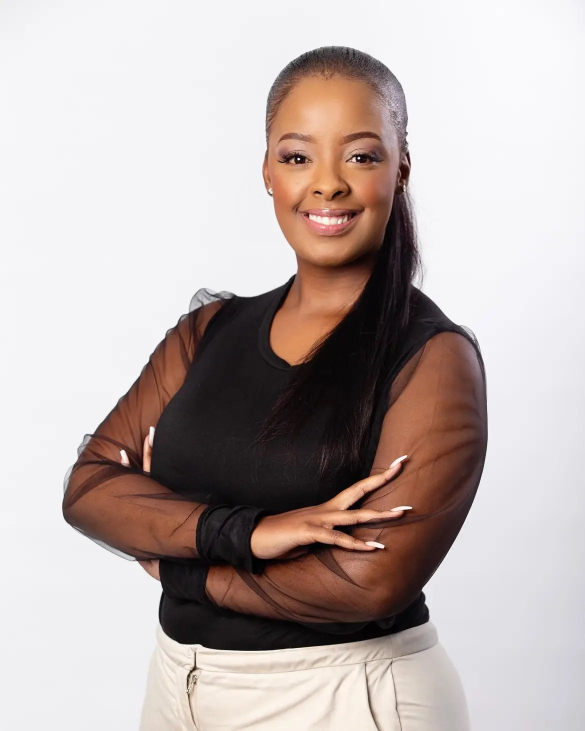
#> input picture assets/src/portrait-original.jpg, 1170 x 1462 px (shown at 1/2 size)
$ python make_animations.py
#> lines starting #> are read from the running program, lines starting #| are printed output that depends on the picture; after the words box and inside, x2 and y2 are one past the last pixel; in counts of white or black regions, pixels touching at a corner belong together
#!/usr/bin/env python3
"""Render the signature's animated GIFs from the source images in assets/src/.

Email clients don't run CSS animation or JavaScript, so motion comes from
animated GIFs. Classic Outlook for Windows shows only the first frame, so the
first frame of every GIF is a finished still.

Outputs (assets/):
  portrait-live.gif   124px  light arc orbiting the portrait ring
  logo-live.gif        60px  NP monogram with a slow light sheen
  rule-live.gif        44px  slate rule with a glint travelling along it
  whatsapp-live.gif    18px  WhatsApp icon with a soft ripple
"""
import math
from pathlib import Path

import numpy as np
from PIL import Image, ImageDraw, ImageFilter

ROOT = Path(__file__).resolve().parent.parent
SRC, OUT = ROOT / "assets" / "src", ROOT / "assets"

CHARCOAL = np.array([27, 30, 35], float)
TAUPE = np.array([207, 199, 196], float)      # panel B, brand taupe #CFC7C4
RING = np.array([205, 195, 185], float)
SLATE = np.array([115, 126, 141], float)      # brand slate #737E8D
WHITE = np.array([255, 255, 255], float)
GREEN = np.array([31, 138, 91], float)
SS = 4  # supersampling factor


def save_gif(frames, path, durations, loop=0, keys=()):
    """Quantise every frame against one shared palette so nothing flickers, then
    store each later frame as a delta: unchanged pixels become transparent, so a
    small moving highlight costs a few KB per frame instead of a full photo."""
    h = frames[0].height
    picks = frames[:: max(1, len(frames) // 6)][:6]
    sample = Image.new("RGB", (frames[0].width, h * len(picks)))
    for i, f in enumerate(picks):
        sample.paste(f.convert("RGB"), (0, i * h))
    pal = sample.quantize(colors=255, method=Image.Quantize.MEDIANCUT)
    pv = np.array(pal.getpalette()[: 255 * 3], float).reshape(-1, 3)
    # Pin exact panel colours so the GIF's background matches the table cell.
    for k in keys:
        pv[np.argmin(((pv - k) ** 2).sum(1))] = k
    pv = np.unique(pv.round(), axis=0)               # no duplicate entries
    lut = np.zeros((256, 3), np.uint8); lut[: len(pv)] = pv
    palette = lut.flatten().tolist()

    def to_index(f):                                  # exact nearest colour
        rgb = np.asarray(f.convert("RGB")).reshape(-1, 3)
        cols, inv = np.unique(rgb, axis=0, return_inverse=True)
        d = ((cols[:, None, :].astype(float) - pv[None]) ** 2).sum(-1)
        return d.argmin(1)[inv.ravel()].reshape(f.height, f.width).astype(np.uint8)

    q = [to_index(f) for f in frames]
    same = lambda a, b: np.array_equal(lut[a], lut[b])
    durs = list(durations) if isinstance(durations, (list, tuple)) else [durations] * len(q)
    # Merge frames identical to the previous one (Pillow would drop them anyway).
    keep_q, keep_d = [q[0]], [durs[0]]
    for cur, d in zip(q[1:], durs[1:]):
        if same(cur, keep_q[-1]):
            keep_d[-1] += d
        else:
            keep_q.append(cur); keep_d.append(d)
    q, durations = keep_q, keep_d
    TR = 255
    out = []
    for i, cur in enumerate(q):
        fr = cur.copy()
        if i:
            fr[(lut[cur] == lut[q[i - 1]]).all(-1)] = TR
        im = Image.fromarray(fr.astype(np.uint8), "P")
        im.putpalette(palette)
        out.append(im)
    out[0].save(path, save_all=True, append_images=out[1:], duration=durations, loop=loop,
                optimize=False, disposal=1, transparency=TR)
    # verify: every decoded frame must equal its quantised source frame
    chk = Image.open(path)
    for i, cur in enumerate(q):
        chk.seek(i)
        if not np.array_equal(np.asarray(chk.convert("RGB")), lut[cur]):
            raise SystemExit(f"{path.name}: frame {i} does not decode as rendered")
    print(f"{path.name}: {len(q)} frames, {path.stat().st_size/1024:.1f} KB")


def smooth(x):
    x = min(max(x, 0.0), 1.0)
    return x * x * (3 - 2 * x)


# ---------------------------------------------------------------- portrait
def portrait():
    D = 248                     # 2x of 124px display
    N = D * SS
    im = Image.open(SRC / "portrait-original.jpg").convert("RGB")
#> im is the input picture: PIL image 1170x1462 RGB; mean R, G, B 188.3, 176.5, 173.7
    cx, cy, s = 655, 460, 720
    photo = im.crop((cx - s // 2, cy - s // 2, cx + s // 2, cy + s // 2)).resize((N, N), Image.LANCZOS)
    rw, gap = 4 * SS, 7 * SS
    mask = Image.new("L", (N, N), 0)
#> mask: PIL image 992x992 L; every value is 0
    ImageDraw.Draw(mask).ellipse((rw + gap, rw + gap, N - 1 - rw - gap, N - 1 - rw - gap), fill=255)
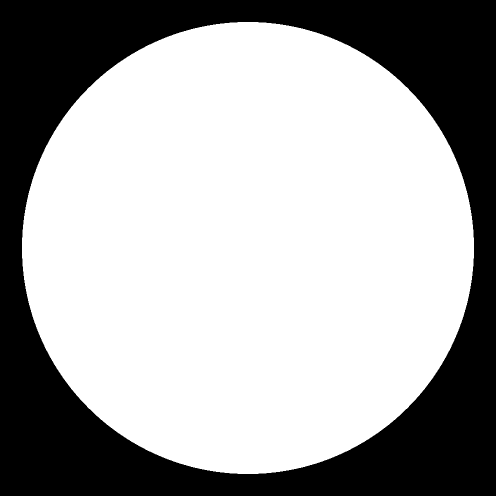
#> mask: PIL image 992x992 L (shown at 1/2 size); 65.2% white; 1 black region, box (x1, y1, x2, y2) and area: (0, 0, 992, 992) 342384

    yy, xx = np.mgrid[0:N, 0:N]
    r = np.hypot(xx - N / 2, yy - N / 2)
    ang = (np.degrees(np.arctan2(yy - N / 2, xx - N / 2)) + 360) % 360
    ring = np.clip(1 - np.abs(r - (N / 2 - rw / 2 - 1)) / (rw / 2 + 1), 0, 1)  # anti-aliased band

    base = Image.new("RGB", (N, N), tuple(CHARCOAL.astype(int)))
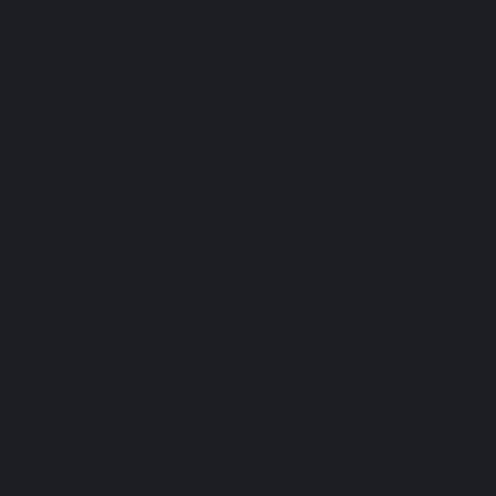
#> base: PIL image 992x992 RGB (shown at 1/2 size); mean R, G, B 27, 30, 35
    base.paste(photo, (0, 0), mask)
    base_np = np.asarray(base, float)

    photo_m = np.asarray(mask, float)[..., None] / 255
    frames = []
    n = 30
    for i in range(n):
        head = (300 + i * 360 / n) % 360            # starts top-right, clockwise
        behind = (head - ang) % 360                 # degrees behind the head
        tail = np.clip(1 - behind / 140, 0, 1) ** 1.8
        lit = RING + (WHITE - RING) * tail[..., None]
        alpha = ring * (0.5 + 0.5 * tail)
        out = base_np * (1 - alpha[..., None]) + lit * alpha[..., None]
        # soft glow that spills into the dark gap, never over the photo
        g = Image.fromarray((ring * tail * 255).astype(np.uint8)).filter(ImageFilter.GaussianBlur(4 * SS))
        glow = np.asarray(g, float)[..., None] / 255 * 1.6 * (1 - photo_m)
        out = out + (WHITE - out) * np.clip(glow, 0, 0.7)
        frames.append(Image.fromarray(out.astype(np.uint8)).resize((D, D), Image.LANCZOS))
#> this loop made 30 passes
#> pass 1, in portrait, `g = Image.fromarray((ring * tail * 255).astype(np.uint8)).filter(Image..`:
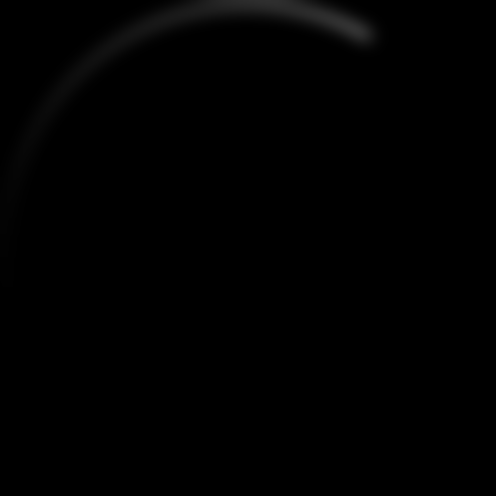
#> g: PIL image 992x992 L (shown at 1/2 size); min 0, max 50, mean 0.9
#> after the loop:
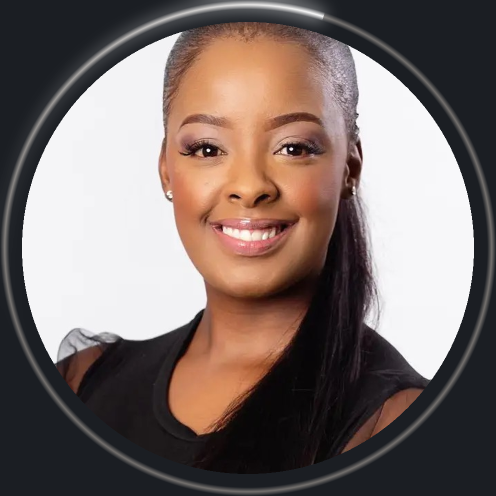
#> out: shape (992, 992, 3) float64 (shown at 1/2 size); mean R, G, B 123.1, 109.7, 105.8
#> after the loop, frames = 30 items
    save_gif(frames, OUT / "portrait-live.gif", 110, keys=[CHARCOAL])
#> in save_gif, `picks = frames[:: max(1, len(frames) // 6)][:6]`: picks = 6 items
#> in save_gif, `sample = Image.new("RGB", (frames[0].width, h * len(picks)))`: sample: PIL image 248x1488 RGB; every value is 0
#> the loop in save_gif, `for i, f in enumerate(picks):` made 6 passes
#> after the loop in save_gif, `for i, f in enumerate(picks):`:
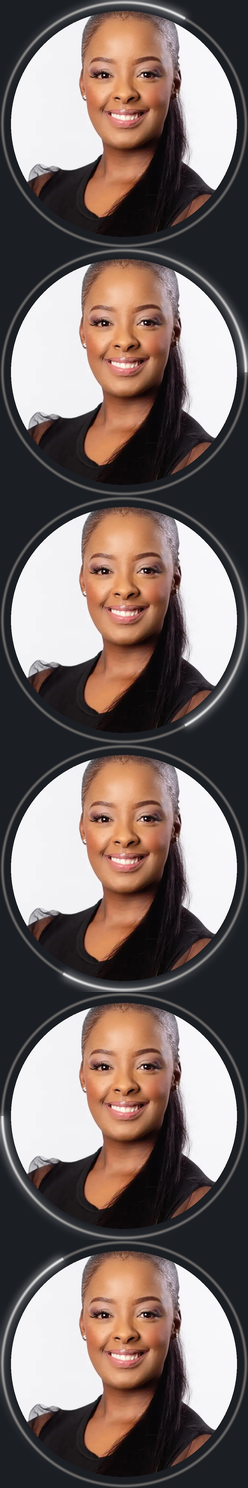
#> sample: PIL image 248x1488 RGB; mean R, G, B 123.1, 109.7, 105.8
#> in save_gif, `pv = np.array(pal.getpalette()[: 255 * 3], float).reshape(-1, 3)`: pv = 255 rows, first 8: [255, 255, 255], [251, 251, 252], [251, 248, 251], [248, 248, 253], [248, 248, 250], [248, 248, 249], [247, 248, 249], [250, 247, 249]
#> the loop in save_gif, `for k in keys:` made 1 pass
#> k on pass 1: [27, 30, 35]
#> in save_gif, `pv = np.unique(pv.round(), axis=0)`: pv = 255 rows, first 8: [7, 5, 7], [7, 6, 9], [8, 6, 5], [8, 6, 7], [8, 6, 9], [8, 7, 6], [8, 7, 9], [8, 8, 8]
#> in to_index (call 28), `return d.argmin(1)[inv.ravel()].reshape(f.height, f.width).astype(np.u..`:
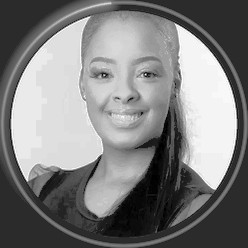
#> returned value: shape (248, 248); min 0, max 254, mean 127.2
#> in save_gif, `q = [to_index(f) for f in frames]`: q = 30 items
#> in save_gif, `q = [to_index(f) for f in frames]`:
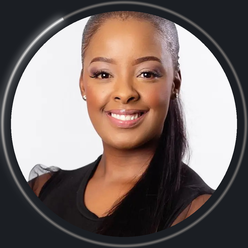
#> f: PIL image 248x248 RGB; mean R, G, B 123.1, 109.7, 105.8
#> in save_gif, `durs = list(durations) if isinstance(durations, (list, tuple)) else [d..`: durs = 30 values from 110 to 110
#> in save_gif, `keep_q, keep_d = [q[0]], [durs[0]]`: keep_d = [110]
#> the loop in save_gif, `for cur, d in zip(q[1:], durs[1:]):` made 29 passes
#> after the loop in save_gif, `for cur, d in zip(q[1:], durs[1:]):`: keep_d = 30 values from 110 to 110; keep_q = 30 items
#> in save_gif, `q, durations = keep_q, keep_d`: durations = 30 values from 110 to 110
#> the loop in save_gif, `for i, cur in enumerate(q):` made 30 passes
#> after the loop in save_gif, `for i, cur in enumerate(q):`: out = 30 items
#| portrait-live.gif: 30 frames, 159.1 KB


# ---------------------------------------------------------------- logo
def logo():
    D = 120                     # 2x of 60px display
#> (the run stopped early here; a loop or call above may not have finished)
